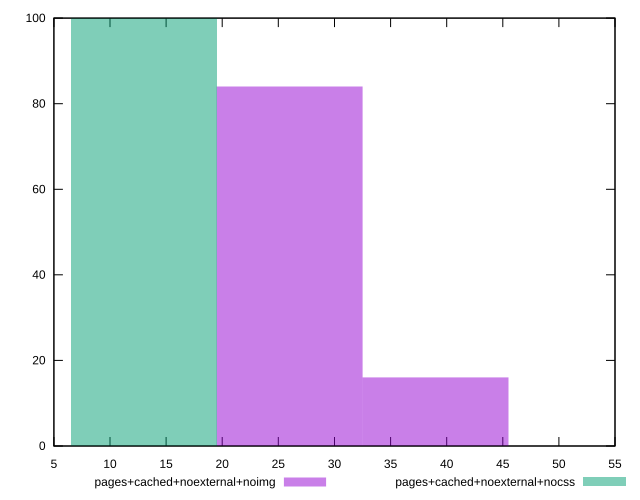

Generate this figure with gnuplot:
reset
set terminal svg size 640, 500
set output "reprap/max-potential-fid/comparison/histogram/8_vs_9.svg"

$pagesCachedNoexternalNoimg <<EOF
26.002094191642716 84
39.003141287464075 16
EOF

$pagesCachedNoexternalNocss <<EOF
13.001047095821358 100
EOF

set key outside below
set boxwidth 13.001047095821358
set yrange [0:100]
set style fill transparent solid 0.5 noborder

plot \
  $pagesCachedNoexternalNoimg title "pages+cached+noexternal+noimg" with boxes, \
  $pagesCachedNoexternalNocss title "pages+cached+noexternal+nocss" with boxes, \


reset
